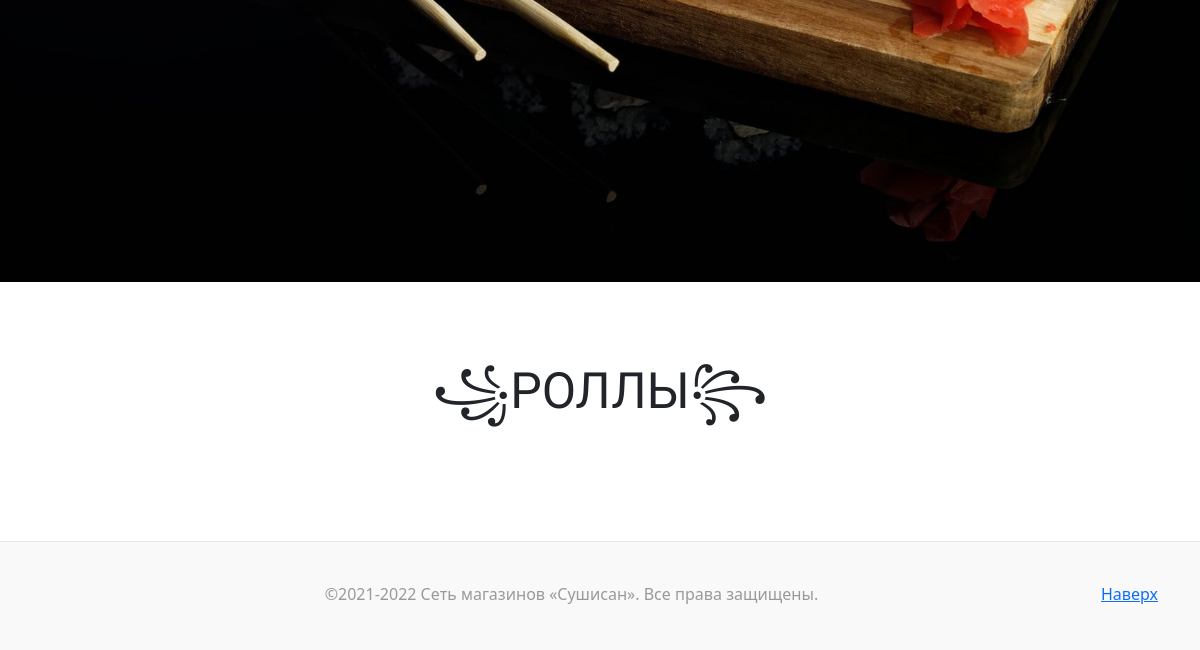
Before: /rolls/ (lower part) with the older database file.
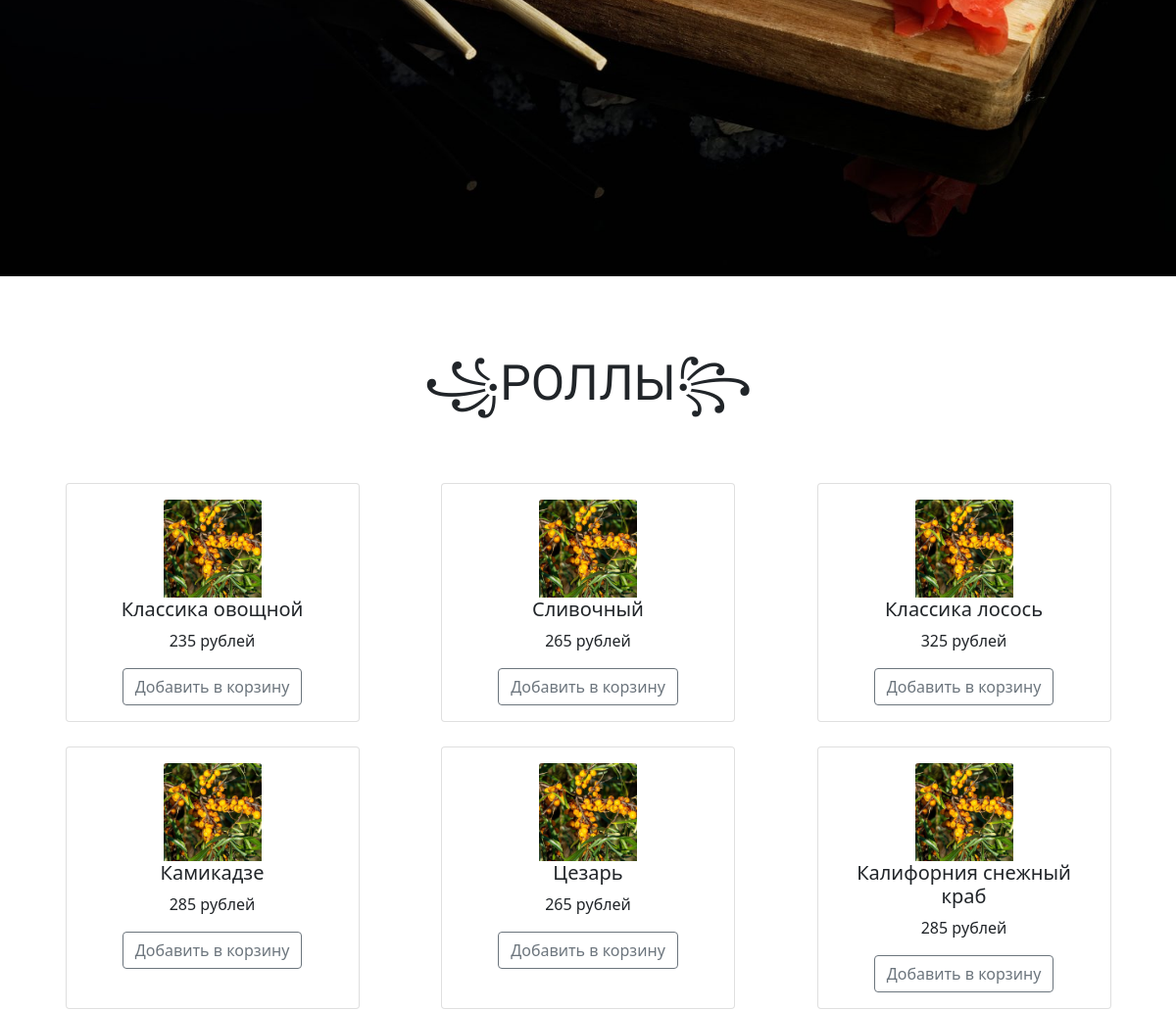
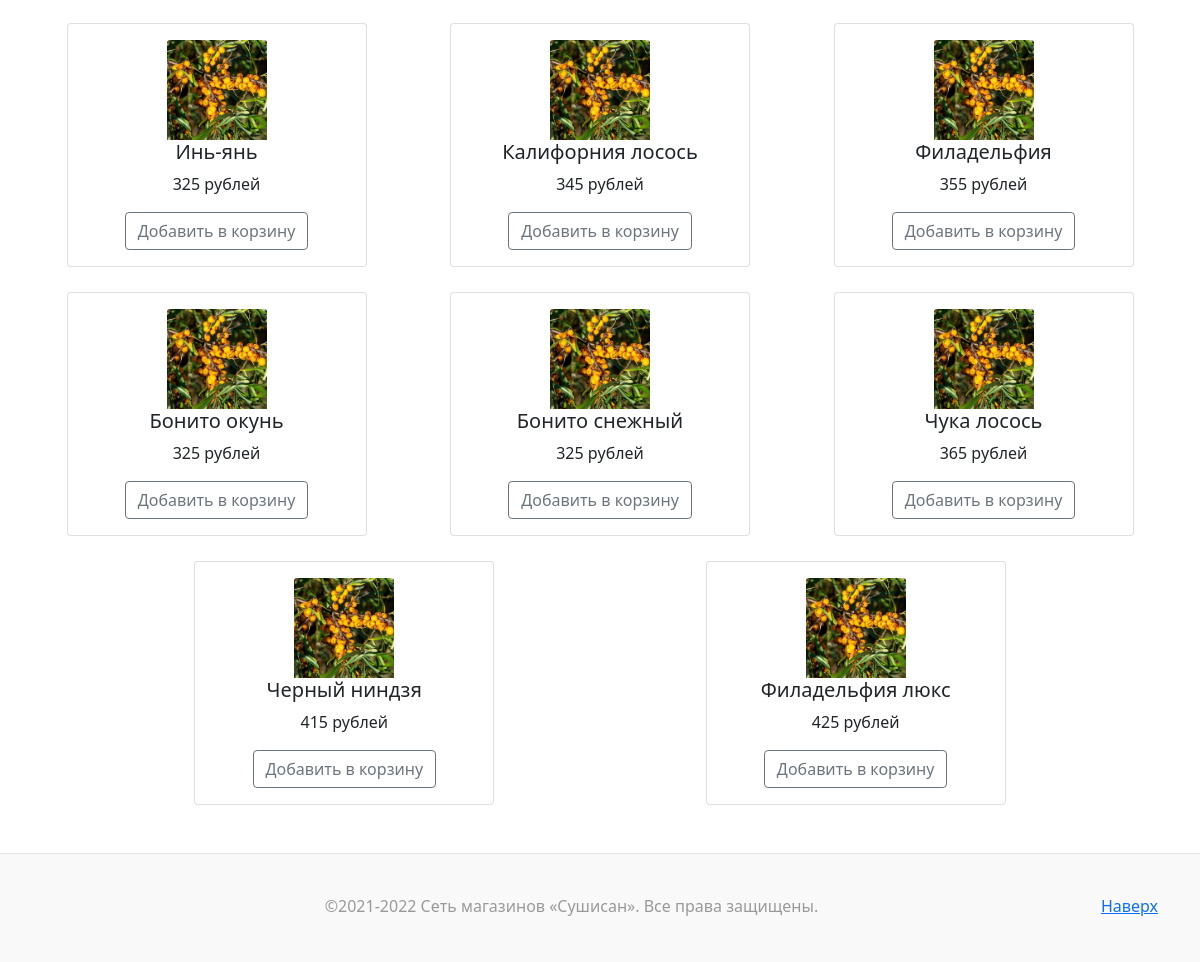
After: the same page with the newer database file (2 pictures, top to bottom).
### main/models.py (models this page shows, shortened)
class Rolls(models.Model):
    image = models.ImageField(upload_to='static\images', null = True)
    name = models.CharField(
        verbose_name='Название',
        max_length= 30,
        null= False,
        blank = False,
    )
    price = models.IntegerField(
        verbose_name= 'Цена',
        null= False,
        blank = False,
    )
    compound = models.CharField(
        verbose_name= 'Состав',
        null = False,
        blank = False,
        max_length= 200,
    )
    weight = models.IntegerField(
        verbose_name= 'Вес',
        null= False,
        blank = False,
    )
    class Meta:
        verbose_name = 'Роллы'
        verbose_name_plural = 'Роллы'

### main/views.py (the view)
# urls.py: path('rolls/',    views.rolls),
def rolls(request):
    c = base_context(request)
    ob = Rolls.objects.all()
    c['rolls_list'] = ob
    return render(request, 'rolls.html', c)

### main/views.py (called while the page is built)
def base_context(request):
    context = dict()
    context['user'] = request.user
    return context

### main/templates/rolls.html (shortened to what this page needs)
<!DOCTYPE html>
<html lang="en">
<head>
  {% load static %}
  <link href="https://cdn.jsdelivr.net/npm/bootstrap@5.0.2/dist/css/bootstrap.min.css" rel="stylesheet">
  <link rel="stylesheet" type="text/css" href="{% static 'C:\Users\levso\Desktop\Sushiman\project\static\css\style.css' %}">
</head>
<body>
  <div class="banner-image w-100 vh-100 d-flex justify-content-center align-items-center">
  </div>
  <br>
  <br>
  <br>
  <div class="content text-center">
    <p style="font-family: 'Oswald', sans-serif; font-size: 50px; background: transparent;">꧁РОЛЛЫ꧂</p>
  </div>
  <br>
  <br>
  <div class="container-fluid d-flex flex-row flex-wrap justify-content-evenly">
    {% for j in rolls_list %}
                <div class="card mx-1 text-center"  style="width: 300px;">
                    <div class="card-body">
                    <img class="card-img-top" src="{{ j.image.url }}" alt="Card image cap" style="max-width: 500px; max-height: 500px;">
                    <h5 class="card-title">{{j.name}}</h5>
                    <p class="card-text">{{j.price}} рублей</p>
                    <a href="{{j.get_absolute_url}}" class="btn btn-outline-secondary">Добавить в корзину</a>
                    </div>
                </div>
         {% endfor %}
          </div>
<br>
<br>
<footer class="blog-footer">
    <div class="container">
      <p class="float-end mb-1">
        <a href="#">Наверх</a>
      </p>
      <p class="mb-1">©2021-2022 Сеть магазинов «Сушисан». Все права защищены.</p>
    </div>
  </footer>
</body>
</html>

### static/css/style.css (style rules this page uses)
.card-img-top { width: 100px; height: 100px; object-fit: cover; }

### main/templates/rolls.html (style rules this page uses)
.container-fluid { gap: 25px; }
.blog-footer { padding: 2.5rem 0; color: #999; text-align: center; background-color: #f9f9f9; border-top: 0.05rem solid #e5e5e5; }

Changed rows visible on the page:
added Rolls: image (picture), name "Классика овощной", price "235"
added Rolls: image (picture), name "Сливочный", price "265"
added Rolls: image (picture), name "Классика лосось", price "325"
added Rolls: image (picture), name "Камикадзе", price "285"
added Rolls: image (picture), name "Цезарь", price "265"
added Rolls: image (picture), name "Калифорния снежный краб", price "285"
added Rolls: image (picture), name "Инь-янь", price "325"
added Rolls: image (picture), name "Калифорния лосось", price "345"
added Rolls: image (picture), name "Филадельфия", price "355"
added Rolls: image (picture), name "Бонито окунь", price "325"
added Rolls: image (picture), name "Бонито снежный", price "325"
added Rolls: image (picture), name "Чука лосось", price "365"
added Rolls: image (picture), name "Черный ниндзя", price "415"
added Rolls: image (picture), name "Филадельфия люкс", price "425"
